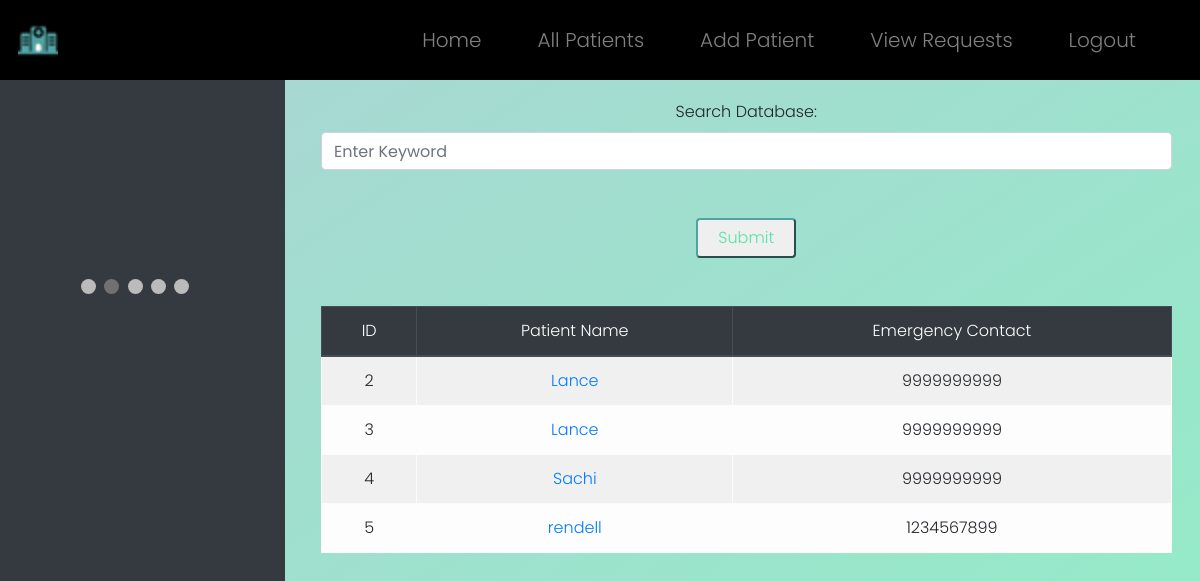
The page /requests (signed in) on the database its author committed.
### WebApp/models.py (models this page shows)
class Req(models.Model):
    req_id = models.AutoField(primary_key=True)
    name = models.CharField(max_length=64)
    age = models.IntegerField()
    gender = models.CharField(max_length=64)
    address = models.TextField()
    phone = models.CharField(max_length=64)
    email = models.CharField(max_length=64)
    symptoms = models.TextField()
    emg_phone = models.CharField(max_length=64)

### WebApp/views.py (the view)
# urls.py: path("requests", views.reqs, name="reqs"),
def reqs(request):
    if request.method == "POST":
        fil=Req.objects.all()
        sp=request.POST["sp"]
        if sp!="":
            fil=fil.filter(name=sp)
            return render(request, "WebApp/allreqs.html", {"requests": fil})
        else:
            return render(request, "WebApp/allreqs.html", {"requests": None})
    else:
        reqs=Req.objects.all()
        if reqs:
            return render(request, "WebApp/allreqs.html", {"requests": reqs})
        else:
            return render(request, "WebApp/allreqs.html", {"requests": None})

### WebApp/templates/WebApp/allreqs.html (shortened to what this page needs)
{% extends "WebApp/layout.html" %}
{% load static %}
{% block body %}
<div class="row">
	<div class="col-3 abtimg">
		<div class="slideshow-container">
            </div>
            <br>
            <div style="text-align:center">
              <span class="dot"></span>
              <span class="dot"></span>
              <span class="dot"></span>
              <span class="dot"></span>
              <span class="dot"></span>
            </div>
	</div>
	<div class="col-9 dash">
		<center>
            <form action="{% url 'reqs' %}" method="post">
                <div class=row>
                    <div class=col>
                        <label>Search Database:</label>
                        <input class="form-control intinp inp" type="text" placeholder="Enter Keyword" name="sp"/>
                    </div>
                </div>
                <br><br>
                <center><button type="submit" id="log-button">Submit</button></center>
                <br><br>
            </form>
			{% if requests == None %}
				<h2 style="font-weight: 900;">No Requests Found...</h2>
			{% else %}
			<table class="table table-striped table-light table-bordered" style="text-align: center;">
				<thead class="thead-dark">
					<tr>
						<th scope="col" id="rank" class=head>ID</th>
						<th scope="col" class=head>Patient Name</th>
						<th scope="col" class=head>Emergency Contact</th>
					</tr>
				</thead>
				<tbody>
					{% for request in requests %}
						<tr>
							<th scope="row">{{ request.req_id }}</th>
							<td><a href="#">{{ request.name }}</a></td>
							<td>{{ request.emg_phone }}</td>
						</tr>
					{% endfor %}
				</tbody>
			</table>
			{% endif %}
		</center>
	</div>
</div>
{% endblock %}

### WebApp/static/WebApp/style.css (style rules this page uses)
* { box-sizing: border-box; margin: 0; padding: 0; font-weight: 300; }
body { font-family: poppins; }
#log-button { height: 40px; width: 100px; border-radius: 4px; border-color: #50a3a2; color: #53e3a6; }
.abtimg { margin-top: -150px; background-color: #343a40; height: 150vh; position: fixed; overflow: hidden; }
.dash { margin-top: 100px; margin-left: 25vw; padding-right: 3vw; padding-left: 3vw; overflow-x: hidden; overflow-y: auto }
.slideshow-container { max-width: 1000px; position: relative; margin: auto; }
.dot { height: 15px; width: 15px; margin: 0 2px; background-color: #bbb; border-radius: 50%; display: inline-block; transition: background-color 0.6s ease; }
.active { background-color: #717171; }

### rows shown on the page
Req: req_id "2", name "Lance", emg_phone "9999999999"
Req: req_id "3", name "Lance", emg_phone "9999999999"
Req: req_id "4", name "Sachi", emg_phone "9999999999"
Req: req_id "5", name "rendell", emg_phone "1234567899"
